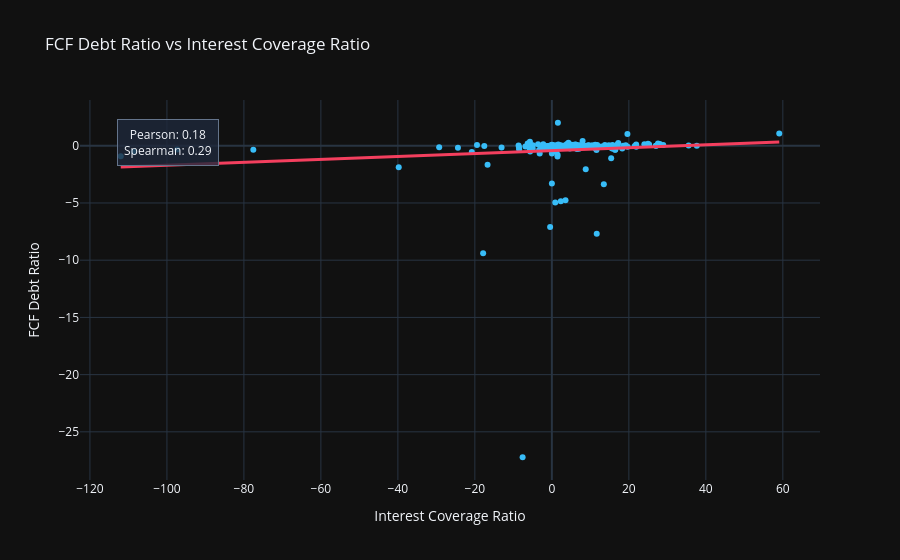

The cell this chart's notebook holds for it:
### Markdown cell above
b. ICR-FCF/Debt

### Code cell
df = conn.sql("""
    SELECT
        accession_number,
        period_end,
        fcf_to_debt_ratio,
        interest_coverage_ratio
    FROM gold.fact_financial_metrics
    WHERE fcf_to_debt_ratio IS NOT NULL
      AND interest_coverage_ratio IS NOT NULL
""").df()

pearson_corr, pearson_p = pearsonr(df['fcf_to_debt_ratio'], df['interest_coverage_ratio'])
spearman_corr, spearman_p = spearmanr(df['fcf_to_debt_ratio'], df['interest_coverage_ratio'])

fcf_low, fcf_high = df["fcf_to_debt_ratio"].quantile([0.01, 0.99])
ic_low, ic_high = df["interest_coverage_ratio"].quantile([0.01, 0.99])

df_plot = df[
    df["fcf_to_debt_ratio"].between(fcf_low, fcf_high)
    & df["interest_coverage_ratio"].between(ic_low, ic_high)
]

fig = px.scatter(
    df_plot,
    x="interest_coverage_ratio",
    y="fcf_to_debt_ratio",
    title="FCF Debt Ratio vs Interest Coverage Ratio",
    labels={"fcf_to_debt_ratio": "FCF Debt Ratio", "interest_coverage_ratio": "Interest Coverage Ratio"},
    trendline="ols",
    template="plotly_dark",
    color_discrete_sequence=["#38BDF8"]  
)

fig.update_traces(line=dict(color="#F43F5E", width=3), selector=dict(mode="lines"))

fig.add_annotation(
    x=0.05,
    y=0.95,
    xref="paper",
    yref="paper",
    text=f'Pearson: {pearson_corr:.2f}<br>Spearman: {spearman_corr:.2f}',
    showarrow=False,
    bgcolor="rgba(30, 41, 59, 0.8)", 
    bordercolor="#64748B",            
    borderwidth=1,
    borderpad=6
)

fig.show()

### Figure 1 — Plotly figure (JSON) as saved in the notebook; plotly's stock layout.template omitted (floating-point values rounded to 4 significant figures; data arrays with more than 128 entries replaced by an {"elided": "..."} marker saying what was removed)
{"data": [{"hovertemplate": "Interest Coverage Ratio=%{x}<br>FCF Debt Ratio=%{y}<extra></extra>", "legendgroup": "", "marker": {"color": "#38BDF8", "symbol": "circle"}, "mode": "markers", "name": "", "orientation": "v", "showlegend": false, "type": "scatter", "x": {"elided": "235 float values"}, "xaxis": "x", "y": {"elided": "235 float values"}, "yaxis": "y"}, {"hovertemplate": "<b>OLS trendline</b><br>fcf_to_debt_ratio = 0.0128778 * interest_coverage_ratio + -0.423796<br>R<sup>2</sup>=0.010936<br><br>Interest Coverage Ratio=%{x}<br>FCF Debt Ratio=%{y} <b>(trend)</b><extra></extra>", "legendgroup": "", "line": {"color": "#F43F5E", "width": 3}, "marker": {"color": "#38BDF8", "symbol": "circle"}, "mode": "lines", "name": "", "showlegend": false, "type": "scatter", "x": {"elided": "235 float values"}, "xaxis": "x", "y": {"elided": "235 float values"}, "yaxis": "y"}], "layout": {"annotations": [{"bgcolor": "rgba(30, 41, 59, 0.8)", "bordercolor": "#64748B", "borderpad": 6, "borderwidth": 1, "showarrow": false, "text": "Pearson: 0.18<br>Spearman: 0.29", "x": 0.05, "xref": "paper", "y": 0.95, "yref": "paper"}], "legend": {"tracegroupgap": 0}, "title": {"text": "FCF Debt Ratio vs Interest Coverage Ratio"}, "xaxis": {"anchor": "y", "domain": [0, 1], "title": {"text": "Interest Coverage Ratio"}}, "yaxis": {"anchor": "x", "domain": [0, 1], "title": {"text": "FCF Debt Ratio"}}}}
